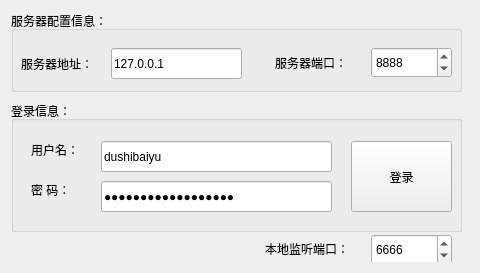
<?xml version="1.0" encoding="UTF-8"?>
<ui version="4.0">
 <class>MainWindow</class>
 <widget class="QMainWindow" name="MainWindow">
  <property name="geometry">
   <rect>
    <x>0</x>
    <y>0</y>
    <width>480</width>
    <height>273</height>
   </rect>
  </property>
  <property name="minimumSize">
   <size>
    <width>480</width>
    <height>273</height>
   </size>
  </property>
  <property name="maximumSize">
   <size>
    <width>480</width>
    <height>273</height>
   </size>
  </property>
  <property name="windowTitle">
   <string>MainWindow</string>
  </property>
  <widget class="QWidget" name="centralWidget">
   <layout class="QHBoxLayout" name="horizontalLayout">
    <item>
     <widget class="QStackedWidget" name="stackedWidget">
      <property name="currentIndex">
       <number>0</number>
      </property>
      <widget class="QWidget" name="pageLogin">
       <widget class="QGroupBox" name="groupBox">
        <property name="geometry">
         <rect>
          <x>0</x>
          <y>0</y>
          <width>451</width>
          <height>81</height>
         </rect>
        </property>
        <property name="title">
         <string>服务器配置信息：</string>
        </property>
        <widget class="QLabel" name="label_7">
         <property name="geometry">
          <rect>
           <x>264</x>
           <y>42</y>
           <width>81</width>
           <height>20</height>
          </rect>
         </property>
         <property name="text">
          <string>服务器端口：</string>
         </property>
        </widget>
        <widget class="QLabel" name="label_8">
         <property name="geometry">
          <rect>
           <x>10</x>
           <y>42</y>
           <width>81</width>
           <height>21</height>
          </rect>
         </property>
         <property name="text">
          <string>服务器地址：</string>
         </property>
        </widget>
        <widget class="QSpinBox" name="serPort">
         <property name="geometry">
          <rect>
           <x>360</x>
           <y>36</y>
           <width>81</width>
           <height>31</height>
          </rect>
         </property>
         <property name="minimum">
          <number>1000</number>
         </property>
         <property name="maximum">
          <number>10000</number>
         </property>
         <property name="value">
          <number>8888</number>
         </property>
        </widget>
        <widget class="QLineEdit" name="lineServer">
         <property name="geometry">
          <rect>
           <x>100</x>
           <y>37</y>
           <width>131</width>
           <height>31</height>
          </rect>
         </property>
         <property name="text">
          <string>127.0.0.1</string>
         </property>
        </widget>
       </widget>
       <widget class="QSpinBox" name="loaPort">
        <property name="geometry">
         <rect>
          <x>360</x>
          <y>223</y>
          <width>81</width>
          <height>31</height>
         </rect>
        </property>
        <property name="minimum">
         <number>1000</number>
        </property>
        <property name="maximum">
         <number>10000</number>
        </property>
        <property name="value">
         <number>6666</number>
        </property>
       </widget>
       <widget class="QLabel" name="label_6">
        <property name="geometry">
         <rect>
          <x>254</x>
          <y>230</y>
          <width>101</width>
          <height>16</height>
         </rect>
        </property>
        <property name="text">
         <string>本地监听端口：</string>
        </property>
       </widget>
       <widget class="QGroupBox" name="groupBox_2">
        <property name="geometry">
         <rect>
          <x>0</x>
          <y>90</y>
          <width>451</width>
          <height>131</height>
         </rect>
        </property>
        <property name="title">
         <string>登录信息：</string>
        </property>
        <widget class="QLabel" name="label">
         <property name="geometry">
          <rect>
           <x>20</x>
           <y>40</y>
           <width>62</width>
           <height>19</height>
          </rect>
         </property>
         <property name="text">
          <string>&lt;html&gt;&lt;head/&gt;&lt;body&gt;&lt;p&gt;用户名：&lt;/p&gt;&lt;/body&gt;&lt;/html&gt;</string>
         </property>
        </widget>
        <widget class="QLineEdit" name="lineUser">
         <property name="geometry">
          <rect>
           <x>90</x>
           <y>40</y>
           <width>231</width>
           <height>31</height>
          </rect>
         </property>
         <property name="inputMask">
          <string/>
         </property>
         <property name="text">
          <string>dushibaiyu</string>
         </property>
        </widget>
        <widget class="QLabel" name="label_2">
         <property name="geometry">
          <rect>
           <x>20</x>
           <y>80</y>
           <width>62</width>
           <height>19</height>
          </rect>
         </property>
         <property name="text">
          <string>&lt;html&gt;&lt;head/&gt;&lt;body&gt;&lt;p&gt;密    码：&lt;/p&gt;&lt;/body&gt;&lt;/html&gt;</string>
         </property>
        </widget>
        <widget class="QLineEdit" name="linepword">
         <property name="geometry">
          <rect>
           <x>90</x>
           <y>80</y>
           <width>231</width>
           <height>31</height>
          </rect>
         </property>
         <property name="text">
          <string>www.dushibaiyu.com</string>
         </property>
         <property name="echoMode">
          <enum>QLineEdit::Password</enum>
         </property>
        </widget>
        <widget class="QPushButton" name="butLogin">
         <property name="geometry">
          <rect>
           <x>340</x>
           <y>40</y>
           <width>101</width>
           <height>71</height>
          </rect>
         </property>
         <property name="text">
          <string>登录</string>
         </property>
        </widget>
       </widget>
      </widget>
      <widget class="QWidget" name="pageState">
       <widget class="QPushButton" name="butHidde">
        <property name="geometry">
         <rect>
          <x>90</x>
          <y>190</y>
          <width>191</width>
          <height>41</height>
         </rect>
        </property>
        <property name="text">
         <string>隐藏窗口</string>
        </property>
       </widget>
      </widget>
      <widget class="QWidget" name="pageSett"/>
     </widget>
    </item>
   </layout>
  </widget>
 </widget>
 <layoutdefault spacing="6" margin="11"/>
 <resources/>
 <connections/>
</ui>
